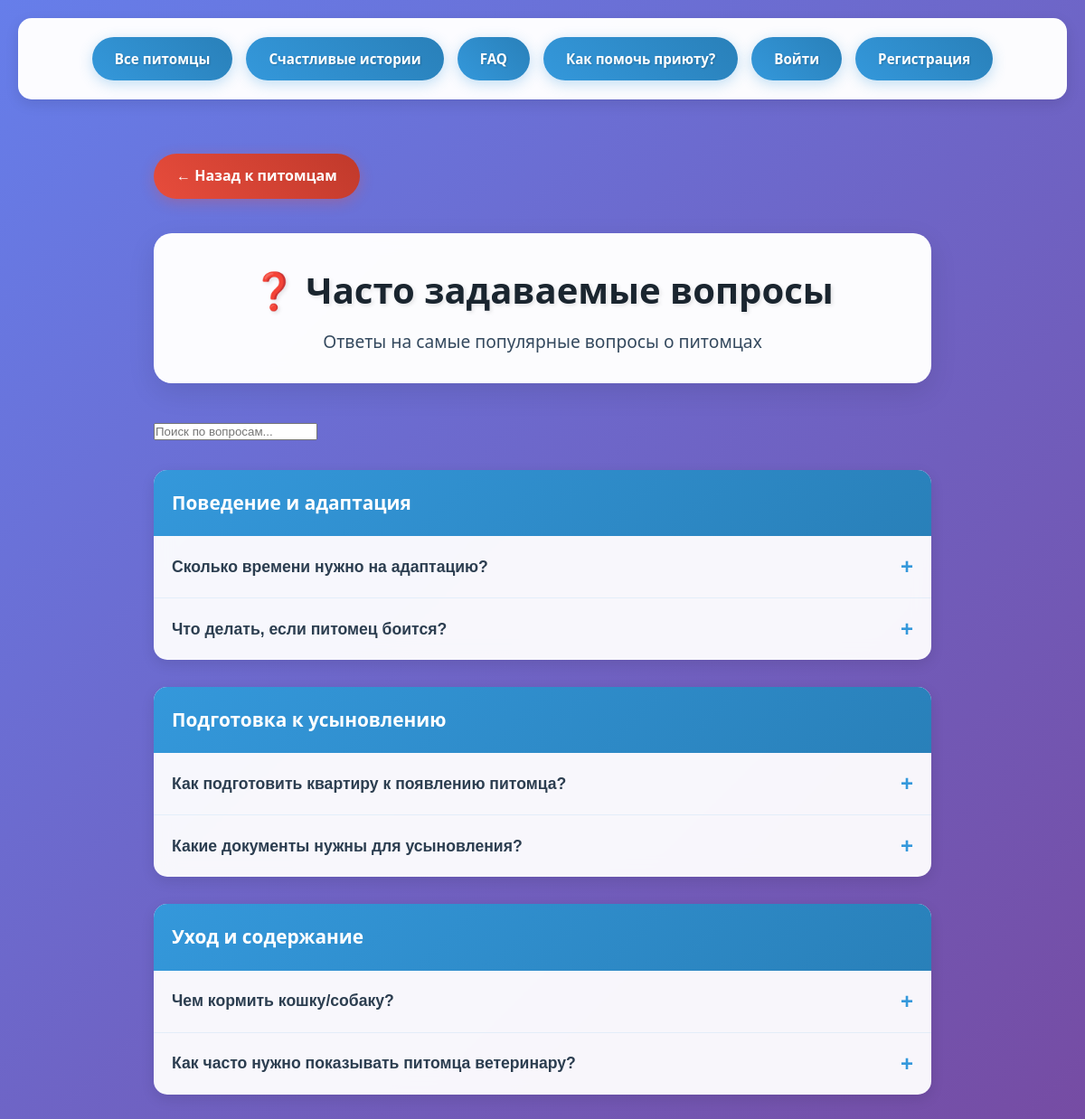
Screenshot of /faq/ with the database file from the repository.
### game/models.py (models this page shows, shortened)
class FAQ(models.Model):
    question = models.CharField(max_length=300, verbose_name="Вопрос")
    answer = models.TextField(verbose_name="Ответ")
    category = models.CharField(max_length=100, verbose_name="Категория")
    order = models.PositiveIntegerField(default=0, verbose_name="Порядок отображения")
    is_active = models.BooleanField(default=True, verbose_name="Активно")
    class Meta:
        verbose_name = "FAQ"
        verbose_name_plural = "FAQ"
        ordering = ['category', 'order']

### game/views.py (the view)
# urls.py: path('faq/', faq_view, name='faq'),
def faq_view(request):
    faqs = FAQ.objects.filter(is_active=True)
    categories = faqs.values_list('category', flat=True).distinct()
    faq_by_category = {}
    for category in categories:
        faq_by_category[category] = faqs.filter(category=category)
    return render(request, 'pets/faq.html', {'faq_by_category': faq_by_category})

### templates/pets/faq.html (shortened to what this page needs)
{% load static %}
<!DOCTYPE html>
<html lang="ru">
<head>
    <link rel="stylesheet" href="{% static 'css/main.css' %}"></head>
<body>
    <div class="container">
        {% include 'includes/nav.html' %}
        <div class="faq-container">
            <a href="{% url 'pet_list' %}" class="back-btn">← Назад к питомцам</a>
            <div class="header">
                <h1>❓ Часто задаваемые вопросы</h1>
                <p>Ответы на самые популярные вопросы о питомцах</p>
            </div>
            <div class="search-box">
                <input type="text" id="faq-search" class="search-input" placeholder="Поиск по вопросам...">
            </div>
            {% if faq_by_category %}
                {% for category, faqs in faq_by_category.items %}
                    <div class="faq-category">
                        <h2 class="category-title">{{ category }}</h2>
                        {% for faq in faqs %}
                            <div class="faq-item">
                                <button class="faq-question" data-question="{{ faq.question|lower }}">
                                    {{ faq.question }}
                                </button>
                            </div>
                        {% endfor %}
                    </div>
                {% endfor %}
            {% else %}
                <div class="no-pets">
                    <h2>FAQ пока не добавлены</h2>
                    <p>Скоро здесь появятся ответы на популярные вопросы!</p>
                </div>
            {% endif %}
        </div>
    </div>
</body>
</html>

### static/css/main.css (style rules this page uses)
* { margin: 0; padding: 0; box-sizing: border-box; }
body { font-family: 'Segoe UI', Tahoma, Geneva, Verdana, sans-serif; line-height: 1.6; color: #333; background: linear-gradient(135deg, #667eea 0%, #764ba2 100%); min-height: 100vh; }
.container { max-width: 1200px; margin: 0 auto; padding: 20px; }
.header { text-align: center; margin-bottom: 40px; background: rgba(255, 255, 255, 0.98); padding: 30px; border-radius: 20px; box-shadow: 0 10px 30px rgba(0, 0, 0, 0.1); backdrop-filter: blur(10px); border: 1px solid rgba(255, 255, 255, 0.3); animation: fadeInUp 0.8s ease-out; }
.header h1 { font-size: 2.5rem; color: #1a252f; margin-bottom: 10px; text-shadow: 2px 2px 4px rgba(0, 0, 0, 0.1); font-weight: 800; }
.header p { font-size: 1.2rem; color: #34495e; font-weight: 400; }
.back-btn { display: inline-block; margin-bottom: 30px; padding: 12px 25px; background: linear-gradient(45deg, #e74c3c, #c0392b); color: white; text-decoration: none; border-radius: 25px; font-weight: 600; transition: all 0.3s ease; box-shadow: 0 4px 15px rgba(231, 76, 60, 0.3); position: relative; overflow: hidden; z-index: 1; }
.back-btn::after { content: ''; position: absolute; top: 50%; left: 50%; width: 0; height: 0; background: rgba(255, 255, 255, 0.2); border-radius: 50%; transform: translate(-50%, -50%); transition: width 0.6s, height 0.6s; z-index: -1; }
.faq-container { max-width: 900px; margin: 0 auto; padding: 20px; }
.faq-category { margin: 30px 0; background: rgba(255, 255, 255, 0.95); border-radius: 15px; box-shadow: 0 5px 15px rgba(0, 0, 0, 0.1); backdrop-filter: blur(10px); overflow: hidden; }
.category-title { background: linear-gradient(135deg, #3498db, #2980b9); color: white; padding: 20px; margin: 0; font-size: 1.3rem; font-weight: 600; }
.faq-item { border-bottom: 1px solid rgba(52, 152, 219, 0.1); }
.faq-item:last-child { border-bottom: none; }
.faq-question { background: none; border: none; width: 100%; padding: 20px; text-align: left; font-size: 1.1rem; font-weight: 600; color: #2c3e50; cursor: pointer; transition: all 0.3s ease; display: flex; justify-content: space-between; align-items: center; }
.faq-question::after { content: '+'; font-size: 1.5rem; color: #3498db; transition: transform 0.3s ease; }

### rows the page displays
FAQ: question "Сколько времени нужно на адаптацию?"
FAQ: question "Что делать, если питомец боится?"
FAQ: question "Как подготовить квартиру к появлению питомца?"
FAQ: question "Какие документы нужны для усыновления?"
FAQ: question "Чем кормить кошку/собаку?"
FAQ: question "Как часто нужно показывать питомца ветеринару?"

### other values shown
{{ category }} "Поведение и адаптация" "Подготовка к усыновлению" "Уход и содержание"
